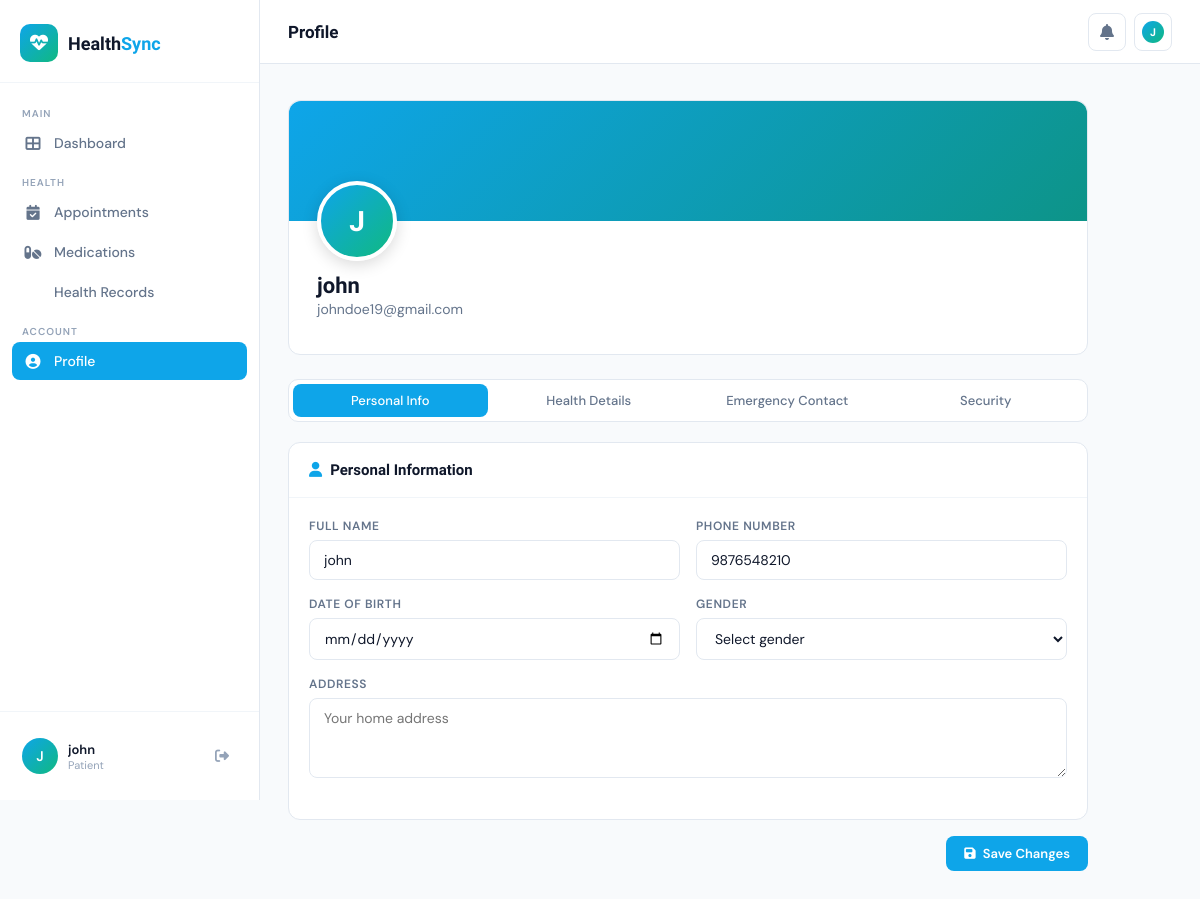
Screenshot of /profile (signed in) with the database file from the repository.
### tables this page shows
CREATE TABLE users (
            id INTEGER PRIMARY KEY AUTOINCREMENT,
            name TEXT NOT NULL,
            email TEXT UNIQUE NOT NULL,
            password TEXT NOT NULL,
            phone TEXT,
            dob TEXT,
            blood_group TEXT,
            gender TEXT,
            address TEXT,
            emergency_contact_name TEXT,
            emergency_contact_phone TEXT,
            allergies TEXT,
            chronic_conditions TEXT,
            profile_pic TEXT,
            created_at TIMESTAMP DEFAULT CURRENT_TIMESTAMP
        );

### app.py (the view, shortened to what this page needs)
@app.route('/profile', methods=['GET', 'POST'])
@login_required
def profile():
    db = get_db()
    uid = session['user_id']
    user = db.execute("SELECT * FROM users WHERE id=?", (uid,)).fetchone()
    db.close()
    return render_template('profile.html', user=user)

### app.py (called while the page is built)
def get_db():
    db = sqlite3.connect('healthsync.db')
    db.row_factory = sqlite3.Row
    return db

def login_required(f):
    @wraps(f)
    def decorated(*args, **kwargs):
        if 'user_id' not in session:
            return redirect(url_for('login'))
        return f(*args, **kwargs)
    return decorated

### template/profile.html (shortened to what this page needs)
{% extends 'base.html' %}
{% block page_title %}Profile{% endblock %}
{% block content %}
<div style="max-width:800px;">
  <div class="card" style="margin-bottom:24px;overflow:visible;">
    <div style="background:linear-gradient(135deg,#0EA5E9,#0D9488);height:120px;border-radius:12px 12px 0 0;position:relative;">
      <div style="position:absolute;bottom:-40px;left:28px;width:80px;height:80px;border-radius:50%;background:linear-gradient(135deg,var(--primary),var(--accent));border:4px solid #fff;display:flex;align-items:center;justify-content:center;color:#fff;font-family:'Sora',sans-serif;font-size:28px;font-weight:700;box-shadow:0 4px 16px rgba(0,0,0,.15);">
        {{ user.name[0]|upper if user.name else 'U' }}
      </div>
    </div>
    <div style="padding:52px 28px 24px;">
      <div style="font-family:'Sora',sans-serif;font-size:22px;font-weight:700;">{{ user.name }}</div>
      <div style="color:var(--text-muted);font-size:14px;margin-top:2px;margin-bottom:12px;">{{ user.email }}</div>
    </div>
  </div>
  <div style="display:flex;gap:4px;margin-bottom:20px;background:var(--surface);border:1px solid var(--border);border-radius:10px;padding:4px;">
    <button class="profile-tab active" onclick="showTab('personal',this)">Personal Info</button>
    <button class="profile-tab" onclick="showTab('health',this)">Health Details</button>
    <button class="profile-tab" onclick="showTab('emergency',this)">Emergency Contact</button>
    <button class="profile-tab" onclick="showTab('security',this)">Security</button>
  </div>
  <form method="POST" action="/profile" id="profileForm">
    <div class="tab-pane" id="tab-personal">
      <div class="card">
        <div class="card-header">
          <div class="card-title"><i class="fas fa-user" style="color:var(--primary);margin-right:8px;"></i>Personal Information</div>
        </div>
        <div class="card-body">
          <div class="form-row">
            <div class="form-group">
              <label class="form-label">Full Name</label>
              <input type="text" name="name" class="form-control" value="{{ user.name or '' }}" required>
            </div>
            <div class="form-group">
              <label class="form-label">Phone Number</label>
              <input type="tel" name="phone" class="form-control" value="{{ user.phone or '' }}">
            </div>
          </div>
          <div class="form-row">
            <div class="form-group">
              <label class="form-label">Date of Birth</label>
              <input type="date" name="dob" class="form-control" value="{{ user.dob or '' }}">
            </div>
            <div class="form-group">
              <label class="form-label">Gender</label>
              <select name="gender" class="form-control">
                <option value="">Select gender</option>
              </select>
            </div>
          </div>
          <div class="form-group">
            <label class="form-label">Address</label>
            <textarea name="address" class="form-control" placeholder="Your home address">{{ user.address or '' }}</textarea>
          </div>
        </div>
      </div>
      <div style="margin-top:16px;display:flex;justify-content:flex-end;">
        <button type="submit" class="btn btn-primary"><i class="fas fa-save"></i> Save Changes</button>
      </div>
    </div>
  </form>
</div>
{% endblock %}

### template/base.html (shortened to what this page needs)
<!DOCTYPE html>
<html lang="en">
<head>
<link rel="stylesheet" href="https://cdnjs.cloudflare.com/ajax/libs/font-awesome/6.5.0/css/all.min.css">
</head>
<body>
<div class="app-layout">
  <aside class="sidebar" id="sidebar">
    <div class="sidebar-logo">
      <div class="logo-mark">
        <div class="logo-icon"><i class="fas fa-heartbeat"></i></div>
        <div class="logo-text">Health<span>Sync</span></div>
      </div>
    </div>
    <nav class="sidebar-nav">
      <div class="nav-section">
        <div class="nav-label">Main</div>
        <a href="{{ url_for('dashboard') }}" class="nav-item {% if request.endpoint=='dashboard' %}active{% endif %}">
          <i class="fas fa-th-large"></i> Dashboard
        </a>
      </div>
      <div class="nav-section">
        <div class="nav-label">Health</div>
        <a href="{{ url_for('appointments') }}" class="nav-item {% if request.endpoint=='appointments' %}active{% endif %}">
          <i class="fas fa-calendar-check"></i> Appointments
        </a>
        <a href="{{ url_for('medications') }}" class="nav-item {% if request.endpoint=='medications' %}active{% endif %}">
          <i class="fas fa-pills"></i> Medications
        </a>
        <a href="{{ url_for('records') }}" class="nav-item {% if request.endpoint=='records' %}active{% endif %}">
           Health Records
        </a>
      </div>
      <div class="nav-section">
        <div class="nav-label">Account</div>
        <a href="{{ url_for('profile') }}" class="nav-item {% if request.endpoint=='profile' %}active{% endif %}">
          <i class="fas fa-user-circle"></i> Profile
        </a>
      </div>
    </nav>
    <div class="sidebar-footer">
      <div class="user-card">
        <div class="user-avatar">{{ session.user_name[0]|upper if session.user_name else 'U' }}</div>
        <div class="user-info">
          <div class="user-name">{{ session.user_name }}</div>
          <div class="user-role">Patient</div>
        </div>
        <a href="{{ url_for('logout') }}" class="logout-btn" title="Logout"><i class="fas fa-sign-out-alt"></i></a>
      </div>
    </div>
  </aside>
  <div class="main-content">
    <div class="topbar">
      <div class="topbar-left">
        <div class="page-title">{% block page_title %}Dashboard{% endblock %}</div>
      </div>
      <div class="topbar-right">
        <div class="topbar-btn" onclick="toggleReminderPanel()" title="Reminders">
          <i class="fas fa-bell"></i>
        </div>
        <a href="{{ url_for('profile') }}" class="topbar-btn" title="Profile">
          <div style="width:22px;height:22px;border-radius:50%;background:linear-gradient(135deg,var(--primary),var(--accent));display:flex;align-items:center;justify-content:center;color:#fff;font-weight:700;font-size:11px;">
            {{ session.user_name[0]|upper if session.user_name else 'U' }}
          </div>
        </a>
      </div>
    </div>
    <div class="page-body">{% block content %}{% endblock %}</div>
  </div>
</div>
</body>
</html>

### template/profile.html (style rules this page uses)
.profile-tab { flex:1; padding:8px 12px; border:none; background:transparent; border-radius:8px; font-size:13px; font-weight:500; cursor:pointer; color:var(--text-muted); transition:.2s; font-family:inherit; }
.profile-tab.active { background:var(--primary); color:#fff; }

### rows the page displays
users: user_name "john", name "J", name "john", email "johndoe19@gmail.com", phone "9876548210"

### other values shown
{{ session.user_name[0]|upper if session.user_name else 'U' }} "J"
